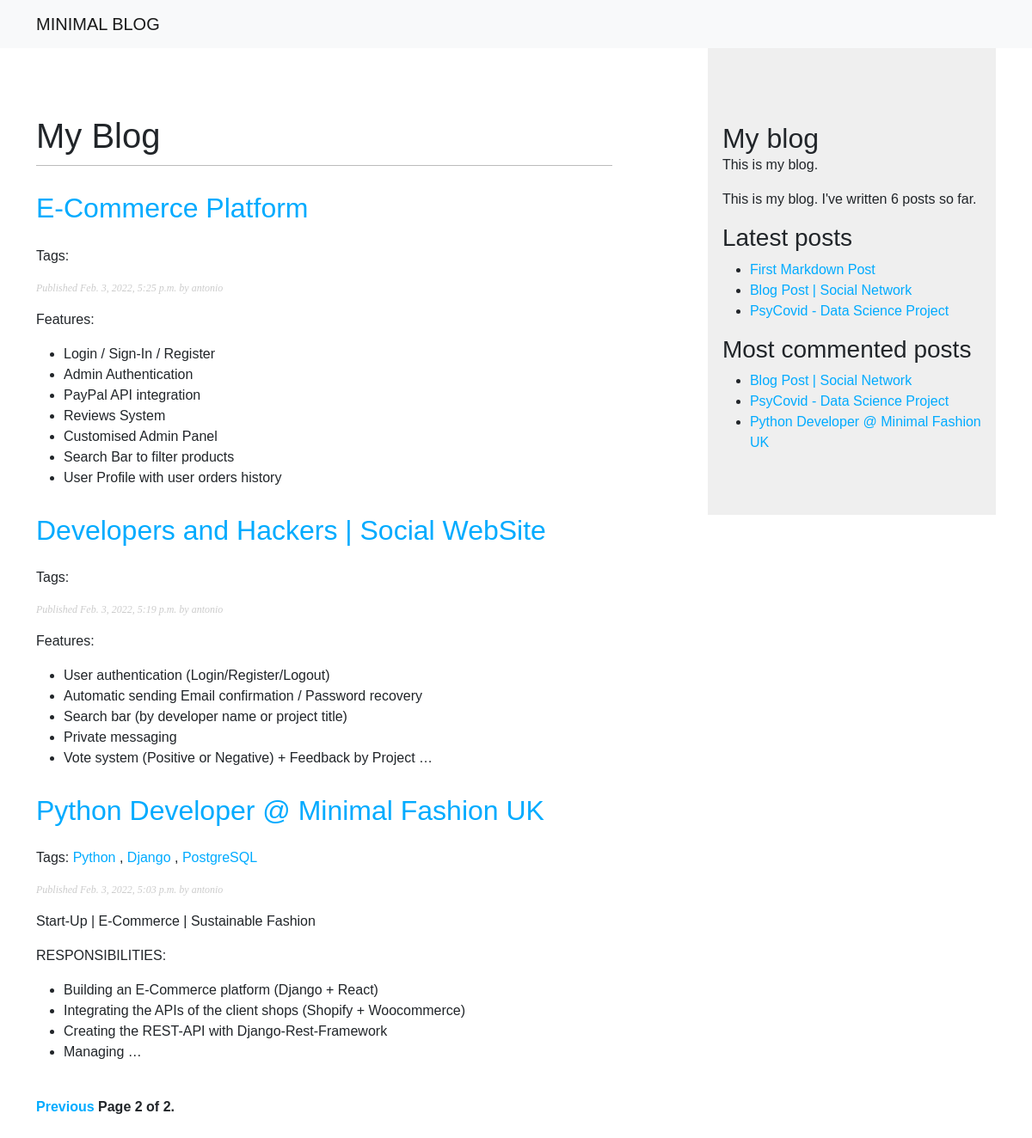
Screenshot of /blog/?page=2 with the database file from the repository.
### blog/models.py (models this page shows, shortened)
class Post(models.Model):
    STATUS_CHOICES = (
        ("draft", "Draft"),
        ("published", "Published"),
    )
    title = models.CharField(max_length=250)
    slug = models.SlugField(max_length=250, unique_for_date="publish")
    author = models.ForeignKey(
        User, on_delete=models.CASCADE, related_name="blog_posts"
    )
    body = models.TextField()
    publish = models.DateTimeField(default=timezone.now)
    created = models.DateTimeField(auto_now_add=True)
    updated = models.DateTimeField(auto_now=True)
    status = models.CharField(max_length=10, choices=STATUS_CHOICES, default="draft")
    objects = models.Manager()  # The default manager.
    published = PublishedManager()  # Our custom manager.
    tags = TaggableManager()
    class Meta:
        ordering = ("-publish",)
    def get_absolute_url(self):
        return reverse(
            "blog:post_detail",
            args=[self.publish.year, self.publish.month, self.publish.day, self.slug],
        )

### blog/views.py (the view)
# urls.py: path("", views.post_list, name="post_list"),
def post_list(request, tag_slug=None):
    object_list = Post.published.all()
    tag = None
    if tag_slug:
        tag = get_object_or_404(Tag, slug=tag_slug)
        object_list = object_list.filter(tags__in=[tag])
    paginator = Paginator(object_list, 3)  # 3 Posts in each page
    page = request.GET.get("page")
    try:
        posts = paginator.page(page)
    except PageNotAnInteger:
        posts = paginator.page(1)
    except EmptyPage:
        posts = paginator.page(paginator.num_pages)
    return render(
        request, "blog/post/list.html", {"page": page, "posts": posts, "tag": tag}
    )

### blog/models.py (called while the page is built)
    def get_queryset(self):
        return super(PublishedManager, self).get_queryset().filter(status="published")

### blog/templatetags/blog_tags.py (called while the page is built)
@register.simple_tag
def total_posts():
    return Post.published.count()

@register.inclusion_tag("blog/post/latest_posts.html")
def show_latest_posts(count=5):
    latest_posts = Post.published.order_by("-publish")[:count]
    return {"latest_posts": latest_posts}

@register.simple_tag
def get_most_commented_posts(count=3):
    return Post.published.annotate(total_comments=Count("comments"))\
        .order_by("-total_comments")[:count]

@register.filter(name='markdown')
def markdown_format(text):
    return mark_safe(markdown.markdown(text))

### blog/templates/blog/post/list.html (shortened to what this page needs)
{% extends 'blog/base.html' %}
{% load blog_tags %}
{% block content %}
  <h1>My Blog</h1>
  {% for post in posts %}
    <h2>
      <a href="{{ post.get_absolute_url }}">
        {{ post.title }}
      </a>
    </h2>
    <br>
    <p class="tags">
      Tags:
      {% for tag in post.tags.all %}
        <a href="{% url 'blog:post_list_by_tag' tag.slug %}">
          {{ tag.name }}
        </a>
        {% if not forloop.last %}, {% endif %}
      {% endfor %}
    </p>
    <p class="date">
      Published {{ post.publish }} by {{ post.author }}
    </p>
    {{ post.body|markdown|truncatewords_html:30 }}
  {% endfor %}
  {% include "pagination.html" with page=posts %}
{% endblock content %}

### blog/templates/blog/base.html (shortened to what this page needs)
{% load blog_tags %}
{% load static %}
<!DOCTYPE html>
<html lang="en">
  <head>
    <link href="https://cdn.jsdelivr.net/npm/bootstrap@5.1.3/dist/css/bootstrap.min.css" rel="stylesheet"
>
    <link rel="stylesheet" href="{% static 'css/blog.css' %}">
  </head>
  <body>
      <header>
        <nav class="navbar navbar-light bg-light">
          <div class="container container--narrow">
            <a class="navbar-brand" href="#">
              MINIMAL BLOG
            </a>
          </div>
        </nav>
      </header>
      <main class="container">
        <div id="content">
          {% block content %}
          {% endblock %}
        </div>
        <div id="sidebar">
          <h2>My blog</h2>
          <p>This is my blog.</p>
          <p>This is my blog. I've written {% total_posts %} posts so far.</p>
          <h3>Latest posts</h3>
          {% show_latest_posts 3 %}
          <h3>Most commented posts</h3>
          {% get_most_commented_posts as most_commented_posts %}
          <ul>
            {% for post in most_commented_posts %}
            <li>
              <a href="{{ post.get_absolute_url }}">{{ post.title }}</a>
            </li>
            {% endfor %}
          </ul>
        </div>
      </main>
  </body>
</html>

### blog/templates/blog/post/latest_posts.html
<ul>
  {% for post in latest_posts %}
  <li>
    <a href="{{ post.get_absolute_url }}">{{ post.title }}</a>
  </li>
  {% endfor %}
</ul>

### blog/static/css/blog.css (style rules this page uses)
body { margin:0; padding:0; font-family:helvetica, sans-serif; }
a { color:#00abff; text-decoration:none; }
h1 { font-weight:normal; border-bottom:1px solid #bbb; padding:0 0 10px 0; }
h2 { font-weight:normal; margin:30px 0 0; }
#content { float:left; width:60%; padding:7% 0 0 0; }
#sidebar { float:right; width:30%; padding:5% 1.5%; background:#efefef; height:100%; }
p.date { color:#ccc; font-family: georgia, serif; font-size: 12px; font-style: italic; }

### rows the page displays
Post: title "E-Commerce Platform", publish "Feb. 3, 2022, 5:25 p.m.", author "antonio", body "Features: Login / Sign-In / Register Admin Authentication PayPal API integration Reviews System Customised Admin Panel Search Bar to filter products User Profile with user orders history"
Post: title "Developers and Hackers | Social WebSite", publish "Feb. 3, 2022, 5:19 p.m.", author "antonio", body "Features: User authentication (Login/Register/Logout) Automatic sending Email confirmation / Password recovery Search bar (by developer name or project title) Private messaging Vote system (Positive or Negative) + Feedback by Project …"
Post: title "Python Developer @ Minimal Fashion UK", publish "Feb. 3, 2022, 5:03 p.m.", author "antonio", body "Start-Up | E-Commerce | Sustainable Fashion RESPONSIBILITIES: Building an E-Commerce platform (Django + React) Integrating the APIs of the client shops (Shopify + Woocommerce) Creating the REST-API with Django-Rest-Framework Managing …"
Tag: name "Python"
Tag: name "Django"
Tag: name "PostgreSQL"
Post: title "First Markdown Post"
Post: title "Blog Post | Social Network"
Post: title "PsyCovid - Data Science Project"

### other values shown
{{ page.number }} "2"
{{ page.paginator.num_pages }} "2"
